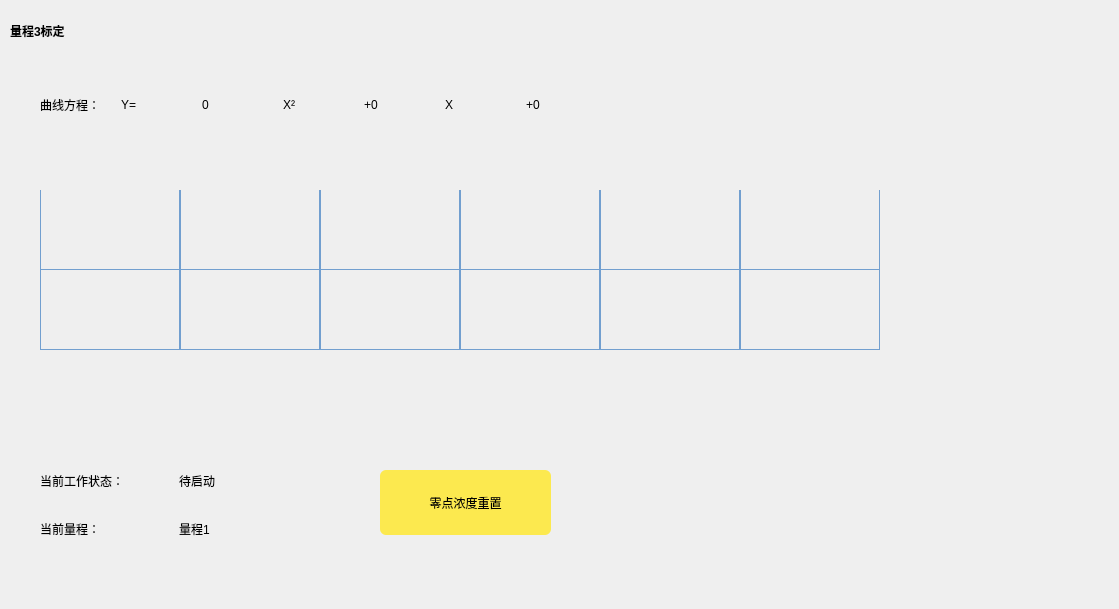
   <widget class="QWidget" name="page_3">
    <widget class="QLabel" name="label_29">
     <property name="geometry">
      <rect>
       <x>10</x>
       <y>10</y>
       <width>161</width>
       <height>41</height>
      </rect>
     </property>
     <property name="styleSheet">
      <string notr="true">background: transparent;
color: rgb(0, 0, 0);
font: 12pt &quot;Ubuntu&quot;;
font-weight: bold; </string>
     </property>
     <property name="text">
      <string>量程3标定</string>
     </property>
    </widget>
    <widget class="QWidget" name="widget_9" native="true">
     <property name="geometry">
      <rect>
       <x>810</x>
       <y>280</y>
       <width>300</width>
       <height>320</height>
      </rect>
     </property>
     <property name="styleSheet">
      <string notr="true">background: transparent;</string>
     </property>
    </widget>
    <widget class="QWidget" name="layoutWidget_3">
     <property name="geometry">
      <rect>
       <x>40</x>
       <y>60</y>
       <width>561</width>
       <height>89</height>
      </rect>
     </property>
     <layout class="QGridLayout" name="gridLayout_11">
      <item row="0" column="5">
       <widget class="QLabel" name="label_101">
        <property name="styleSheet">
         <string notr="true">background: transparent;
color: rgb(0, 0, 0);
font: 12pt &quot;Ubuntu&quot;;</string>
        </property>
        <property name="text">
         <string>X</string>
        </property>
       </widget>
      </item>
      <item row="0" column="2">
       <widget class="QLabel" name="label_21">
        <property name="styleSheet">
         <string notr="true">background: transparent;
color: rgb(0, 0, 0);
font: 12pt &quot;Ubuntu&quot;;</string>
        </property>
        <property name="text">
         <string>0</string>
        </property>
       </widget>
      </item>
      <item row="0" column="0">
       <widget class="QLabel" name="label_22">
        <property name="styleSheet">
         <string notr="true">background: transparent;
color: rgb(0, 0, 0);
font: 12pt &quot;Ubuntu&quot;;
</string>
        </property>
        <property name="text">
         <string>曲线方程：</string>
        </property>
       </widget>
      </item>
      <item row="0" column="4">
       <widget class="QLabel" name="label_102">
        <property name="styleSheet">
         <string notr="true">background: transparent;
color: rgb(0, 0, 0);
font: 12pt &quot;Ubuntu&quot;;</string>
        </property>
        <property name="text">
         <string>+0</string>
        </property>
       </widget>
      </item>
      <item row="0" column="6">
       <widget class="QLabel" name="label_103">
        <property name="styleSheet">
         <string notr="true">background: transparent;
color: rgb(0, 0, 0);
font: 12pt &quot;Ubuntu&quot;;</string>
        </property>
        <property name="text">
         <string>+0</string>
        </property>
       </widget>
      </item>
      <item row="0" column="1">
       <widget class="QLabel" name="label_23">
        <property name="styleSheet">
         <string notr="true">background: transparent;
color: rgb(0, 0, 0);
font: 12pt &quot;Ubuntu&quot;;</string>
        </property>
        <property name="text">
         <string>Y=</string>
        </property>
       </widget>
      </item>
      <item row="0" column="3">
       <widget class="QLabel" name="label_24">
        <property name="styleSheet">
         <string notr="true">background: transparent;
color: rgb(0, 0, 0);
font: 12pt &quot;Ubuntu&quot;;</string>
        </property>
        <property name="text">
         <string>X²</string>
        </property>
       </widget>
      </item>
     </layout>
    </widget>
    <widget class="QTableWidget" name="tableWidget_3">
     <property name="geometry">
      <rect>
       <x>40</x>
       <y>190</y>
       <width>1031</width>
       <height>271</height>
      </rect>
     </property>
     <property name="layoutDirection">
      <enum>Qt::LeftToRight</enum>
     </property>
     <property name="styleSheet">
      <string notr="true">  QTableWidget {
           background: transparent;
		gridline-color: rgb(114, 159, 207);     
	border-radius: 4px; 

 }
QTableWidget::item {
            background: transparent;
           padding: 5px;		
 			text-align: center;
			color: rgb(0, 0, 0);
 			border-left: 1px solid rgb(114, 159, 207);
}
 QHeaderView::section:horizontal {
		background: transparent; 
      color: rgb(0, 0, 0);                 
       font-weight: bold;                            
      border: 1px solid rgb(114, 159, 207);
 border-radius: 4px;
	padding: 5px;
height: 50px;
 }
QHeaderView::section:vertical {
    background: transparent;
    color: rgb(0, 0, 0);
    font-weight: bold;
    border: 1px solid rgb(114, 159, 207);
    padding: 5px;
}
 QLineEdit {   
	background: rgb(114, 159, 207);
	color: rgb(239, 41, 41);
 border: 1px solid rgb(114, 159, 207);
 border-radius: 4px;
    }</string>
     </property>
     <property name="verticalScrollBarPolicy">
      <enum>Qt::ScrollBarAlwaysOff</enum>
     </property>
     <property name="horizontalScrollBarPolicy">
      <enum>Qt::ScrollBarAlwaysOff</enum>
     </property>
     <property name="sizeAdjustPolicy">
      <enum>QAbstractScrollArea::AdjustIgnored</enum>
     </property>
     <property name="columnCount">
      <number>6</number>
     </property>
     <attribute name="horizontalHeaderVisible">
      <bool>false</bool>
     </attribute>
     <attribute name="horizontalHeaderDefaultSectionSize">
      <number>140</number>
     </attribute>
     <attribute name="verticalHeaderVisible">
      <bool>false</bool>
     </attribute>
     <attribute name="verticalHeaderMinimumSectionSize">
      <number>50</number>
     </attribute>
     <attribute name="verticalHeaderDefaultSectionSize">
      <number>80</number>
     </attribute>
     <row>
      <property name="text">
       <string>新建行</string>
      </property>
     </row>
     <row>
      <property name="text">
       <string>新建行</string>
      </property>
     </row>
     <column>
      <property name="text">
       <string>标样</string>
      </property>
      <property name="textAlignment">
       <set>AlignCenter</set>
      </property>
     </column>
     <column>
      <property name="text">
       <string>标准浓度</string>
      </property>
      <property name="textAlignment">
       <set>AlignCenter</set>
      </property>
     </column>
     <column>
      <property name="text">
       <string>吸光度</string>
      </property>
      <property name="textAlignment">
       <set>AlignCenter</set>
      </property>
     </column>
     <column>
      <property name="text">
       <string>单点校准</string>
      </property>
      <property name="textAlignment">
       <set>AlignCenter</set>
      </property>
     </column>
     <column>
      <property name="text">
       <string>两点校准</string>
      </property>
      <property name="textAlignment">
       <set>AlignCenter</set>
      </property>
     </column>
     <column>
      <property name="text">
       <string/>
      </property>
      <property name="textAlignment">
       <set>AlignCenter</set>
      </property>
     </column>
     <item row="0" column="0">
      <property name="text">
       <string/>
      </property>
     </item>
     <item row="1" column="0">
      <property name="text">
       <string/>
      </property>
     </item>
    </widget>
    <widget class="QWidget" name="layoutWidget_5">
     <property name="geometry">
      <rect>
       <x>40</x>
       <y>460</y>
       <width>272</width>
       <height>90</height>
      </rect>
     </property>
     <layout class="QGridLayout" name="gridLayout_13">
      <item row="0" column="0">
       <widget class="QLabel" name="label_30">
        <property name="styleSheet">
         <string notr="true">background: transparent;
color: rgb(0, 0, 0);</string>
        </property>
        <property name="text">
         <string>当前工作状态：</string>
        </property>
       </widget>
      </item>
      <item row="0" column="1">
       <widget class="QLabel" name="label_31">
        <property name="styleSheet">
         <string notr="true">background: transparent;
color: rgb(0, 0, 0);</string>
        </property>
        <property name="text">
         <string>待启动</string>
        </property>
       </widget>
      </item>
      <item row="1" column="0">
       <widget class="QLabel" name="label_32">
        <property name="styleSheet">
         <string notr="true">background: transparent;
color: rgb(0, 0, 0);</string>
        </property>
        <property name="text">
         <string>当前量程：</string>
        </property>
       </widget>
      </item>
      <item row="1" column="1">
       <widget class="QLabel" name="label_33">
        <property name="styleSheet">
         <string notr="true">background: transparent;
color: rgb(0, 0, 0);</string>
        </property>
        <property name="text">
         <string>量程1</string>
        </property>
       </widget>
      </item>
     </layout>
    </widget>
    <widget class="QPushButton" name="pushButton_135">
     <property name="geometry">
      <rect>
       <x>380</x>
       <y>470</y>
       <width>171</width>
       <height>65</height>
      </rect>
     </property>
     <property name="sizePolicy">
      <sizepolicy hsizetype="Minimum" vsizetype="Preferred">
       <horstretch>0</horstretch>
       <verstretch>0</verstretch>
      </sizepolicy>
     </property>
     <property name="styleSheet">
      <string notr="true">QPushButton {
	background: rgb(252, 233, 79);
	color: rgb(0, 0, 0);
border-radius: 6px
}
QPushButton:pressed {
	background: rgb(138, 226, 52);
    padding-top: 11px;
    padding-bottom: 9px;
}</string>
     </property>
     <property name="text">
      <string>零点浓度重置</string>
     </property>
    </widget>
   </widget>
